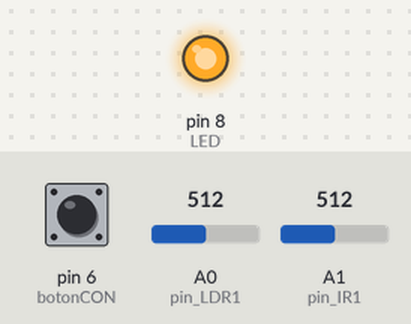
Recording of a sketch running on a simulated Arduino Uno, built with avr-gcc and run on an emulated ATmega328P. Shown: output pins drawn as LEDs (lit = HIGH). The test bench sets the inputs (shaded band); at power-on: pin 6 (botonCON) HIGH, A0 (pin_LDR1) = 512, A1 (pin_IR1) = 512. What the sketch prints to the serial monitor is not drawn.

Above: at 0.2 s.
Timing chart, 0 to 1.7 s (numbered marks = the images above):
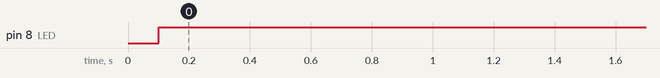

The sketch:

CALIBRACION_PRIMEROS_PASOS.ino
```cpp
// BOTON QUE VA SER ACIONADO CUANDO HAY UNA CAMERA
int botonCON = 6;


// LED QUE SE PRENDE CUANDO EL BOTON ES ACCIONADO
int LED = 8;

//PINOS DE LDR
int pin_LDR1 = A0;

//PINOS DE IR
int pin_IR1 = A1;

// VARIAVEIS PARA ARMAZENAMIENTO DE LAS LECTURAS DE IR E LDR
int IR1;
int LDR1;


void setup() {

   // ABERTURA DE LA PUERTA DE COMUNICACION SERIAL PARA LECTURA DE LOS DATOS EN EL MONITOR
   Serial.begin(9600);

   // DECLARACION DE ENTRADAS Y SALIDAS
   pinMode(botonCON,INPUT);
   pinMode(LED, OUTPUT);
   pinMode(pin_IR1, INPUT);
   pinMode(pin_LDR1, INPUT);

}


void loop() {

    //RETRASO DE 100ms PARA ESTABILIDAD
    delay(100);

    //ARMAZENAMIENTO DE LA LECTURA DE LOS SENSORES EN LAS VARIABLES CREADAS
    LDR1 = 1023 - analogRead(pin_LDR1);
    IR1 = 1023 - analogRead(pin_IR1);

    //COMANDOS PARA ESCRIBIR EN EL MONITOR
    Serial.print("IR ");
    Serial.print(IR1);
    Serial.print("   LDR ");
    Serial.println(LDR1); //PRINTLN se utiliza para saltar una linea
                          //y visualizar mejor el archivo en el monitor

    // SI EL BOTON ES ACCIONADO, SE PRENDE EL LED
    if (digitalRead(botonCON)==LOW){
          digitalWrite(LED, HIGH);
    }

    else {
      digitalWrite(LED, HIGH);
    }


}
```

Measured:
- by itself, pin 8 (LED): LOW → HIGH at 0.10 s
